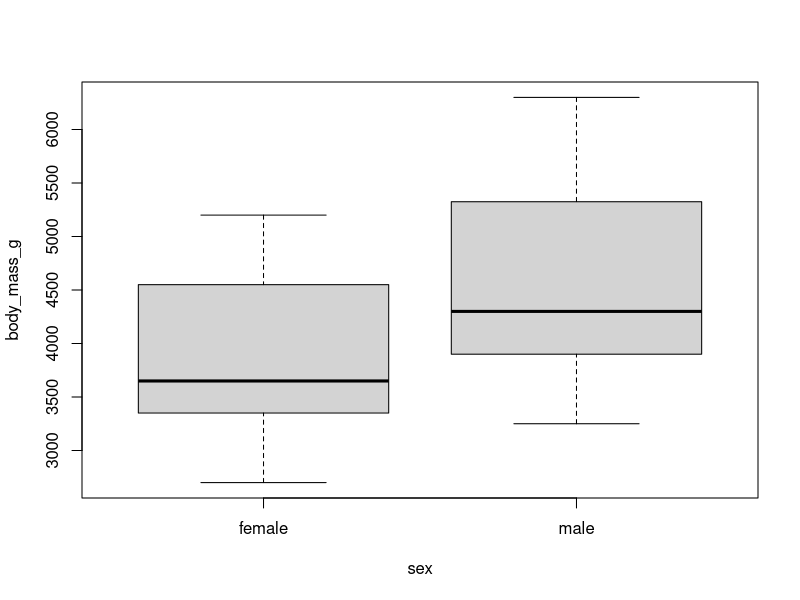
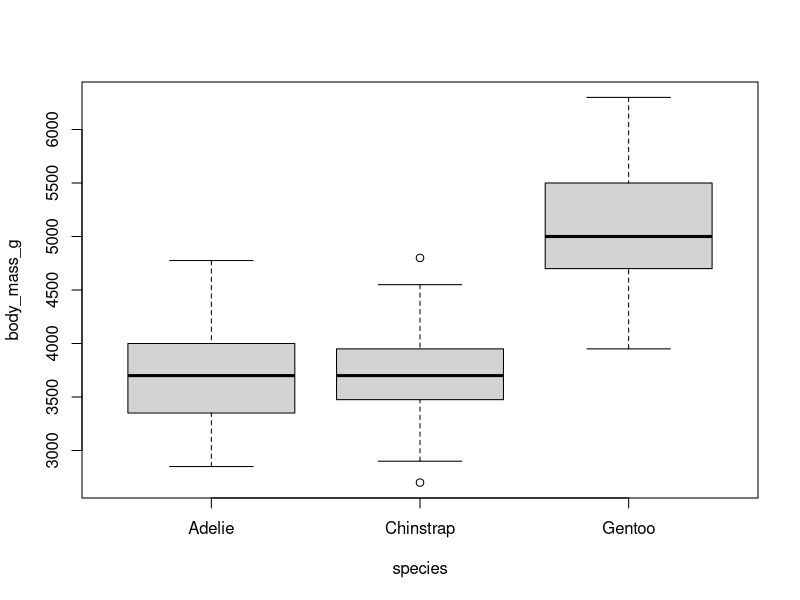
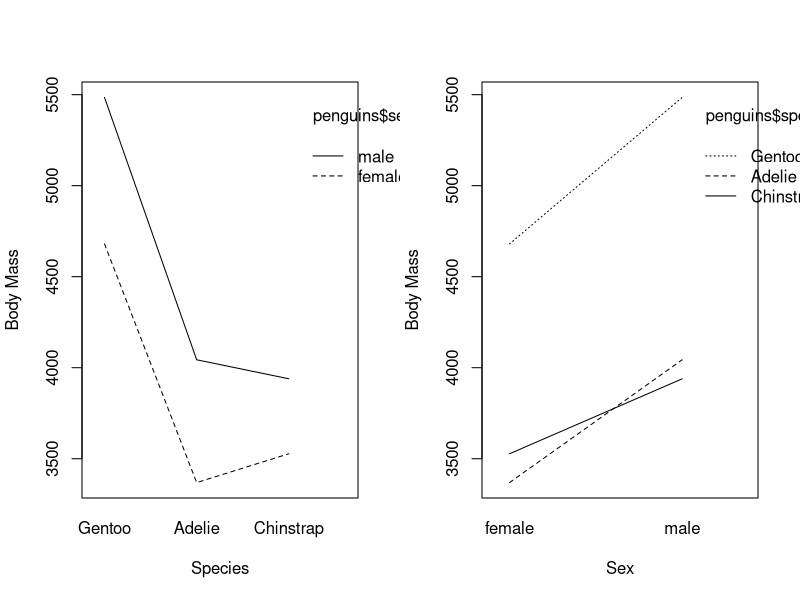

Generate these figures, in order, with R:
## ---- chunk 1
knitr::opts_chunk$set(echo = TRUE)
## ---- chunk 2
library(palmerpenguins)
data(penguins)

head(penguins)
## ---- chunk 3
by(penguins$body_mass_g, penguins$sex, summary)
plot(body_mass_g ~ sex, penguins)
## ---- chunk 4
t.test(body_mass_g ~ sex, penguins, var.equal=TRUE)
## ---- chunk 5
d1 <- ifelse(penguins$sex == "male",1,0)
d2 <- ifelse(penguins$sex == "female",1,0)
lmod <- lm(body_mass_g ~ d1 + d2, penguins)
summary(lmod)
## ---- chunk 6
head(model.matrix(lmod), 10)
## ---- chunk 7
mod1 <- lm(body_mass_g ~ sex, penguins)
summary(mod1)
## ---- chunk 8
mod2 <- lm(body_mass_g ~ sex + bill_depth_mm +
             flipper_length_mm, penguins)
summary(mod2)
## ---- chunk 9
plot(body_mass_g ~ species, penguins)
## ---- chunk 10
mod3 <- lm(body_mass_g ~ species, penguins)
summary(mod3)
## ---- chunk 11
penguins$species <- relevel(penguins$species, ref = "Gentoo")
mod4 <- lm(body_mass_g ~ species, penguins)
summary(mod4)
## ---- chunk 12
par(mfrow=c(1,2))
interaction.plot(x.factor = penguins$species, trace.factor = penguins$sex,
                 response = penguins$body_mass_g,
                 ylab="Body Mass", xlab="Species")
interaction.plot(x.factor = penguins$sex, trace.factor = penguins$species,
                 response = penguins$body_mass_g,
                 ylab="Body Mass", xlab="Sex")
par(mfrow=c(1,1))

mod5 <- lm(body_mass_g ~ species*sex, penguins)
summary(mod5)
## ---- chunk 13
mod6 <- lm(body_mass_g ~ species*flipper_length_mm, penguins)
summary(mod6)
## ---- chunk 14
mod7 <- lm(body_mass_g ~ species + flipper_length_mm, penguins)
summary(mod7)
## ---- chunk 15
drop1(mod7, test="F")
## ---- chunk 16
contr.treatment(4)
## ---- chunk 17
contr.helmert(4)
## ---- chunk 18
contr.sum(4)
## ---- chunk 19
contrasts(penguins$sex) <- contr.sum(2)
summary(lm(body_mass_g ~ sex, penguins))
